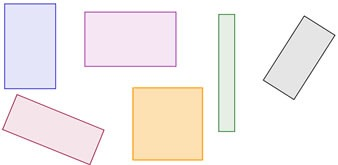
#> input picture IMG4.jpeg, 338 x 165 px, given in place of the camera
$ python colourIdentification.py
#> lines starting #> are read from the running program, lines starting #| are printed output that depends on the picture; after the words box and inside, x2 and y2 are one past the last pixel; in counts of white or black regions, pixels touching at a corner belong together
import cv2
import numpy as np

cap = cv2.VideoCapture(0)


while True:
    blueCount = 0
    redCount = 0
    greenCount = 0
    yellowCount = 0
    _, frame = cap.read()
#> frame is the input picture: shape (165, 338, 3); mean B, G, R 238.5, 239.9, 245.4
    Xcoord, Ycoord, channels = frame.shape
#> Xcoord = 165; Ycoord = 338; channels = 3
    #frame = cv2.imread("shapes.jpg")
    # _ returns a true value if the frame is successfully read
    intoHSV = cv2.cvtColor(frame, cv2.COLOR_BGR2HSV)
#> intoHSV: shape (165, 338, 3); mean H, S, V 56.4, 14.9, 248.2

    #Setting the lower and upper limits for blue color
    lLimitB = np.array([98,50,50], np.uint8)
    uLimitB = np.array([139,255,255], np.uint8)

    lLimitR = np.array([136, 87, 111], np.uint8)
    ulimitR = np.array([180, 255, 255], np.uint8)

    lLimitG = np.array([25, 52, 72], np.uint8)
    uLimitG = np.array([102, 255, 255], np.uint8)

    lLimitY = np.array([20, 80, 80], np.uint8)
    uLimitY = np.array([30, 255, 255], np.uint8)

    #creating the mask => only items in the range will be white => the rest black
    kernel = np.ones((5,5), "uint8")

    bmask = cv2.inRange(intoHSV, lLimitB, uLimitB)
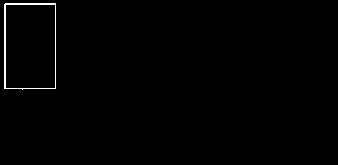
#> bmask: shape (165, 338); 0.73% white in thin lines or dots, all inside (x1, y1, x2, y2) = (4, 3, 56, 90)
    rmask = cv2.inRange(intoHSV, lLimitR, ulimitR)
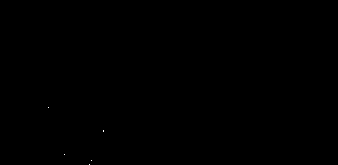
#> rmask: shape (165, 338); 0.01% white in thin lines or dots, all inside (x1, y1, x2, y2) = (48, 107, 104, 165)
    gmask = cv2.inRange(intoHSV, lLimitG, uLimitG)
#> gmask: shape (165, 338); 0.03% white in thin lines or dots, all inside (x1, y1, x2, y2) = (135, 86, 228, 132)
    ymask = cv2.inRange(intoHSV, lLimitY, uLimitY)
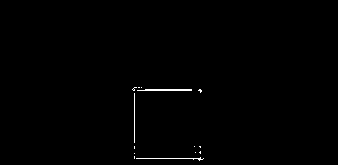
#> ymask: shape (165, 338); 0.47% white in thin lines or dots, all inside (x1, y1, x2, y2) = (132, 87, 204, 161)

    #bmask = cv2.dilate(bmask, kernel)

    blue = cv2.bitwise_and(frame, frame, mask = bmask)
    red = cv2.bitwise_and(frame, frame, mask = rmask)
    green = cv2.bitwise_and(frame, frame, mask = gmask)
    yellow = cv2.bitwise_and(frame, frame, mask = ymask)

    contoursB, _ = cv2.findContours(bmask, cv2.RETR_TREE, cv2.CHAIN_APPROX_SIMPLE)
#> contoursB = 2 contours; box (x1, y1, x2, y2) and area: (4, 3, 56, 90) 4336, (5, 4, 56, 89) 4198
    contoursR, _ = cv2.findContours(rmask,cv2.RETR_TREE, cv2.CHAIN_APPROX_SIMPLE)
#> contoursR = 5 contours, all with area under 20
    contoursG, _ = cv2.findContours(gmask, cv2.RETR_TREE, cv2.CHAIN_APPROX_SIMPLE)
#> contoursG = 4 contours, all with area under 20
    contoursY, _ = cv2.findContours(ymask, cv2.RETR_TREE, cv2.CHAIN_APPROX_SIMPLE)
#> contoursY = 15 contours, 14 with area under 20; largest, box (x1, y1, x2, y2) and area: (137, 89, 192, 91) 46


    for b in contoursB:
        area = cv2.contourArea(b)
        if area>300:
            x ,y ,w ,h = cv2.boundingRect(b)
            blueCount+=1
            cv2.rectangle(frame, (x,y), (x+w, y+h), (255,0,0), 2)
            cv2.putText(frame, "blue", (x,y), cv2.FONT_HERSHEY_PLAIN, 1.0, (255, 0, 0))
            cv2.putText(frame, str(blueCount), (Xcoord - 30, 30), cv2.FONT_HERSHEY_PLAIN, 2.0, (255, 0, 0))
#> this loop made 2 passes
#> (area, x, y, w, h, blueCount) on passes 1 to 2: (4335.5, 4, 3, 52, 87, 1), (4198, 5, 4, 51, 85, 2)
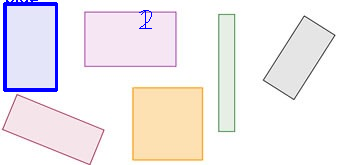
#> frame: shape (165, 338, 3); 1.98% of pixels changed, all inside (x1, y1, x2, y2) = (3, 0, 152, 92)
#> after the loop, blueCount = 2

    for r in contoursR:
        area = cv2.contourArea(r)
        if area>300:
            x ,y ,w ,h = cv2.boundingRect(r)
            redCount+=1
            cv2.rectangle(frame, (x,y), (x+w, y+h), (0,0,255), 2)
            cv2.putText(frame, "red", (x,y), cv2.FONT_HERSHEY_PLAIN, 1.0, (0, 0, 255))
            cv2.putText(frame, str(redCount), (Xcoord - 30, 60), cv2.FONT_HERSHEY_PLAIN, 2.0, (0, 0, 255))
#> this loop made 5 passes
#> r on passes 1 to 5: [[89, 164]], [[91, 160]], [[64, 154]], [[103, 130], [103, 131]], [[48, 107]]
#> after the loop, redCount = 0

    for g in contoursG:
        area = cv2.contourArea(g)
        if area>300:
            x ,y ,w ,h = cv2.boundingRect(g)
            greenCount+=1
            cv2.rectangle(frame, (x,y), (x+w, y+h), (0,255,0), 2)
            cv2.putText(frame, "green", (x,y), cv2.FONT_HERSHEY_PLAIN, 1.0, (0, 255, 0))
            cv2.putText(frame, str(greenCount), (Xcoord - 30, 150), cv2.FONT_HERSHEY_PLAIN, 2.0, (0, 255, 0))
#> this loop made 4 passes
#> g on passes 1 to 4: [[225, 131], [227, 131]], [[192, 86], [196, 86]], [[137, 86], [142, 86]], [[135, 86]]
#> after the loop, greenCount = 0

    for Y in contoursY:
        area = cv2.contourArea(Y)
        if area>300:
            x ,y ,w ,h = cv2.boundingRect(Y)
            yellowCount+=1
            cv2.rectangle(frame, (x,y), (x+w, y+h), (0,255,255), 2)
            cv2.putText(frame, "yellow", (x,y), cv2.FONT_HERSHEY_PLAIN, 1.0, (0,255,255))
            cv2.putText(frame, str(greenCount), (Xcoord - 30, 120), cv2.FONT_HERSHEY_PLAIN, 2.0, (0,255,255))
#> this loop made 15 passes
#> area on pass 11: 46.5
#> after the loop, yellowCount = 0


    cv2.imshow("Original", frame)
    #cv2.imshow("Blue", blue)

    if cv2.waitKey(1) == 27:
#> (key Esc is pressed here)
        break

cap.release()
cv2.destroyAllWindows()
